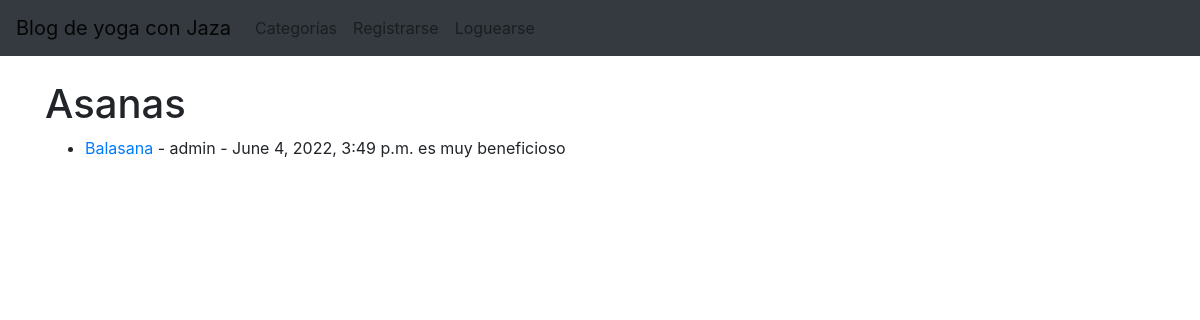
Before: /category/asanas/ with the older database file.
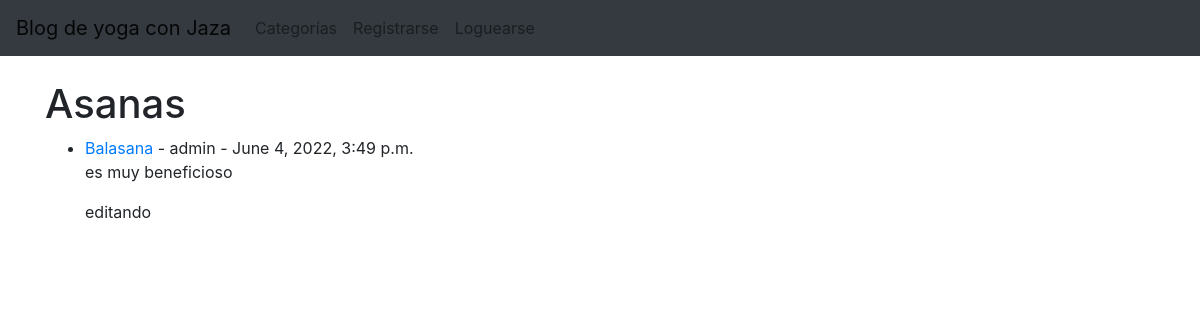
After: the same page with the newer database file.
### AppBlogYoga/models.py (models this page shows, shortened)
class Post(models.Model):
    titulo=models.CharField(max_length=200)
    subtitulo=models.CharField(max_length=200)
    cuerpo=RichTextField(blank=True, null=True)
    autor=models.ForeignKey(User, on_delete=models.CASCADE)
    fecha=models.DateTimeField(auto_now_add=True)
    imagen=models.ImageField(upload_to='images/', blank=True, null=True)
    categoria=models.CharField(max_length=200, default='yoga')
    likes=models.ManyToManyField(User, related_name='blog_post')
    extracto=models.CharField(max_length=200)

### AppBlogYoga/views.py (the view)
# urls.py: path('category/<str:cat>/', CategoryView, name='category'),
def CategoryView(request, cat):
    category_posts=Post.objects.filter(categoria=cat)
    return render(request, 'categories.html', {'cat':cat.title(), 'category_posts':category_posts})

### AppBlogYoga/templates/categories.html (shortened to what this page needs)
{% extends 'padre.html' %}
{% block content %}
{% if category_posts %}
<h1> {{ cat }} </h1>
<ul>
{% for post in category_posts %}
<li><a href="{% url 'detailPost' post.pk %}">{{ post.titulo }}</a>
     - {{ post.autor }} - {{post.fecha}}
    {{ post.cuerpo | slice:":200" | safe }}</li>
{% endfor %}
</ul>
{% else %}
    <h2>Categoría inexistente </h2>
{% endif %}
{% endblock %}

Changed rows visible on the page:
changed Post "Balasana": cuerpo "es muy beneficioso" → "es muy beneficioso editando"
